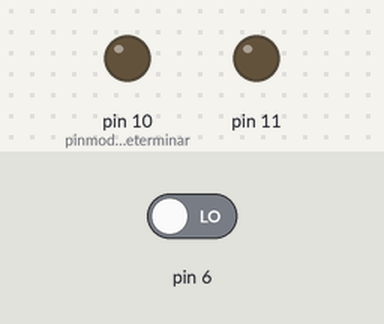
The sketch below on a simulated Arduino Uno, built with avr-gcc and run on an emulated ATmega328P. Shown: output pins drawn as LEDs (lit = HIGH). Dashed ring = blinking. The inputs (shaded band) are chosen by the test bench; at power-on: pin 6 LOW.

Above: at 1.2 s.
1.3 s: pin 6 driven HIGH
At 1.7 s:
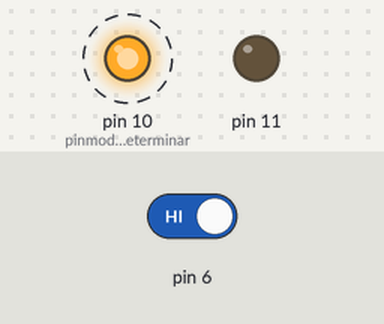
At 2.2 s:
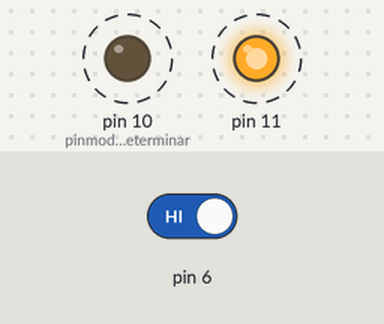
4.3 s: pin 6 driven LOW
At 5.6 s:
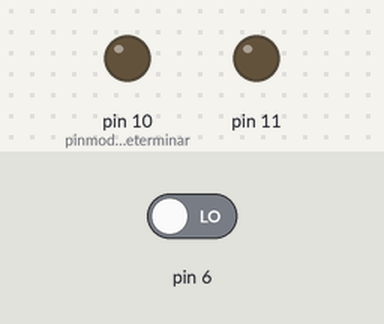
Timing chart, 0 to 7.3 s (numbered marks = the images above; inputs shaded):
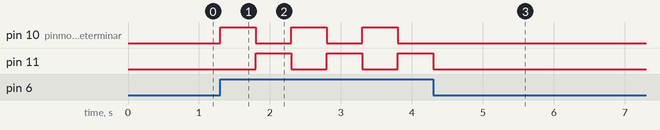

Measured:
- after the input at 1.3 s, pin 10 (pinmode_é_para_determinar): alternates HIGH for 0.50 s and LOW for 0.50 s, starting at once; pin 11: alternates HIGH for 0.50 s and LOW for 0.50 s, starting after 0.50 s
- after the input at 4.3 s, pin 10 (pinmode_é_para_determinar): stops changing and stays LOW; pin 11: goes on until 4.3 s, then stays LOW

The sketch:

lesson_2.ino
```cpp
void setup()
{
  pinMode (10, OUTPUT);//pinmode é para determinar qual pino vai ser saida, ou entrada
  pinMode (6, INPUT);
  pinMode (11, OUTPUT);
}

void loop()
{
  if (digitalRead (6) == HIGH){ //se o pino 6 for Alto, o digital write transforma o 10 para Alto também
    digitalWrite (10, HIGH);
    delay (500);
    digitalWrite (10, LOW);
    digitalWrite (11, HIGH);
    delay (500);
    digitalWrite (11, LOW);
  }else {
    digitalWrite (10, LOW);
    digitalWrite (11, LOW);

  }
}
```
